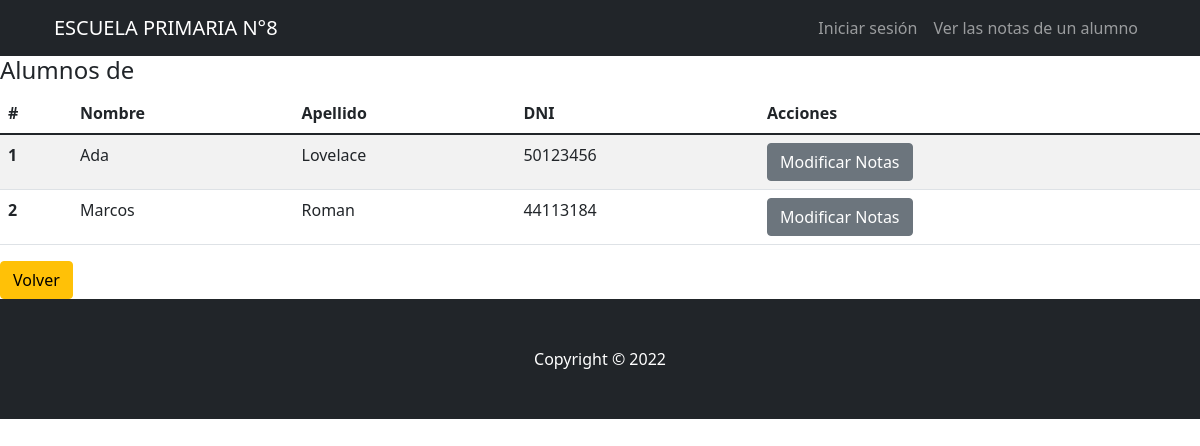
Page /AppZero/curso/1A on the committed database.
### AppZero/models.py (models this page shows, shortened)
class Alumno(models.Model):
    nombre=models.CharField(max_length=40)
    apellido=models.CharField(max_length=40)
    DNI = models.IntegerField()
    direccion=models.CharField(max_length=60, blank=True, null=True)
    telefono=models.IntegerField(blank=True, null=True)
    email=models.EmailField(blank=True, null=True)
    calificaciones = models.OneToOneField('Calificacion', null=True, on_delete=models.CASCADE, related_name='+' )
    curso = models.ForeignKey(Curso, on_delete=models.CASCADE)

### AppZero/views.py (the view)
# urls.py: path('curso/<id>', views.vercursos, name="VerCurso"),
def vercursos(request, id):
    if id == '1A':
        alumnos = Alumno.objects.filter(curso__grado=1).filter(curso__division='A')
    if id == '1B':
        alumnos = Alumno.objects.filter(curso__grado=1).filter(curso__division='B')
    if id == '2A':
        alumnos = Alumno.objects.filter(curso__grado=2).filter(curso__division='A')
    if id == '2B':
        alumnos = Alumno.objects.filter(curso__grado=2).filter(curso__division='B')
    if id == '3A':
        alumnos = Alumno.objects.filter(curso__grado=3).filter(curso__division='A')
    if id == '3B':
        alumnos = Alumno.objects.filter(curso__grado=3).filter(curso__division='B')
    if id == '4A':
        alumnos = Alumno.objects.filter(curso__grado=4).filter(curso__division='A')
    if id == '4B':
        alumnos = Alumno.objects.filter(curso__grado=4).filter(curso__division='B')
    if id == '5A':
        alumnos = Alumno.objects.filter(curso__grado=5).filter(curso__division='A')
    if id == '5B':
        alumnos = Alumno.objects.filter(curso__grado=5).filter(curso__division='B')
    if id == '6A':
        alumnos = Alumno.objects.filter(curso__grado=6).filter(curso__division='A')
    if id == '6B':
        alumnos = Alumno.objects.filter(curso__grado=6).filter(curso__division='B')
    return render(request, "AppZero/Cursos/viewcursos.html", {'alumnos': alumnos})

### AppZero/Templates/AppZero/Cursos/viewcursos.html (shortened to what this page needs)
{% extends "AppZero/padre.html" %}
{% load static %}
{% block contenidoAdicional %}
<h4>Alumnos de </h4>
<table class="table table-striped">
    <thead>
      <tr>
        <th scope="col">#</th>
        <th scope="col">Nombre</th>
        <th scope="col">Apellido</th>
        <th scope="col">DNI</th>
        <th scope="col">Acciones</th>
      </tr>
    </thead>
    <tbody>
    {% for alumno in alumnos %}
      <tr>
        <th scope="row">{{alumno.id}}</th>
        <td>{{alumno.nombre}}</td>
        <td>{{alumno.apellido}}</td>
        <td>{{alumno.DNI}}</td>
        <td>
        <a class="btn btn-secondary" href="{% url 'VerNotas' alumno.id %}">Modificar Notas</a>
        </td>
      </tr>
    {% endfor %}
    </tbody>
  </table>
  <a class="btn btn-warning" href="javascript:history.back()">Volver</a>
{% endblock %}

### rows in the picture
Alumno: id "1", nombre "Ada", apellido "Lovelace", DNI "50123456"
Alumno: id "2", nombre "Marcos", apellido "Roman", DNI "44113184"
